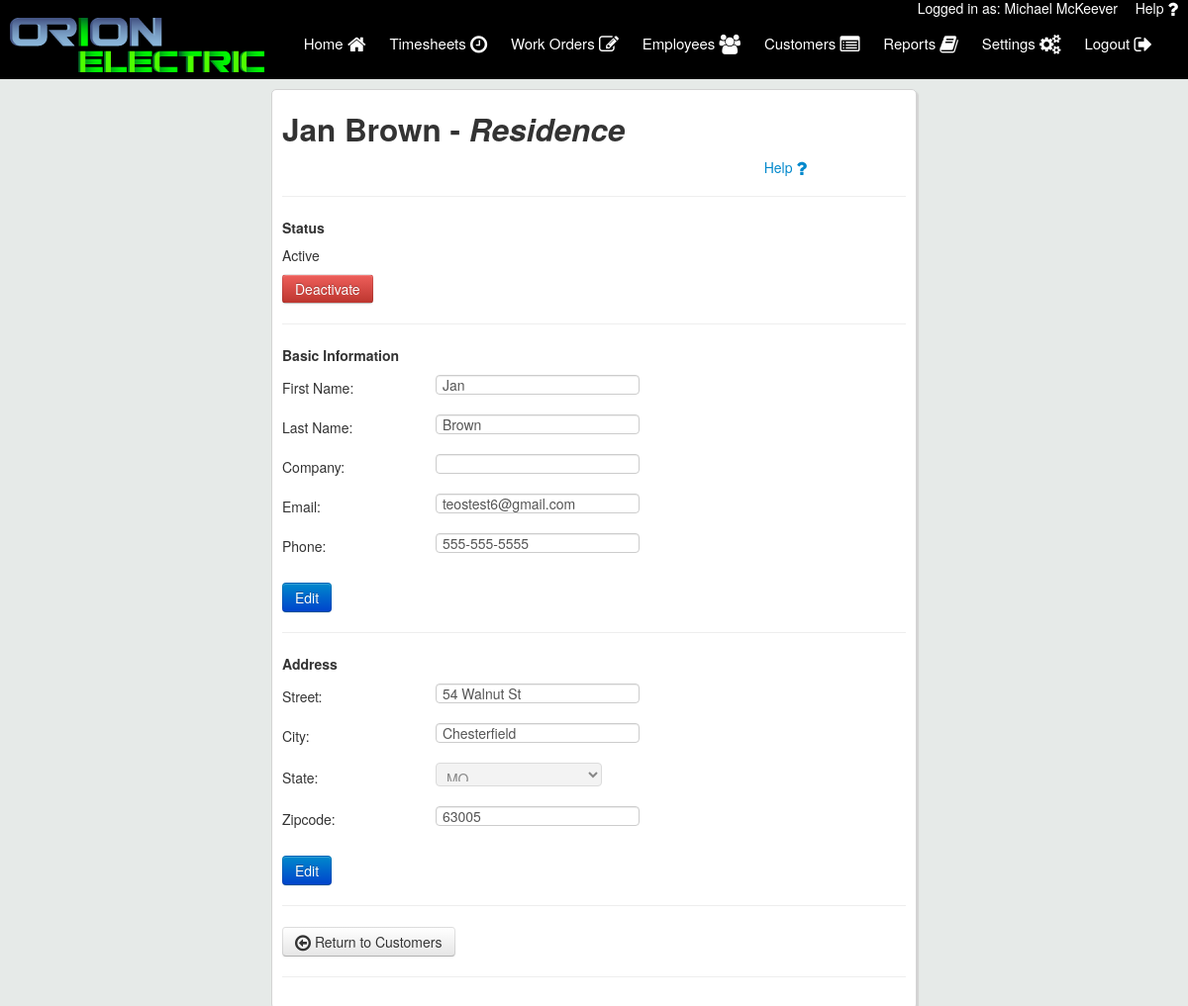
Screenshot of /customer_details.php?cust_id=1 (signed in) with the database file from the repository.
### tables this page shows
CREATE TABLE `users` (
  `user_id` int(11) NOT NULL,
  `first_name` varchar(50) NOT NULL,
  `last_name` varchar(50) NOT NULL,
  `email` varchar(50) NOT NULL,
  `username` varchar(50) NOT NULL,
  `password` varchar(50) NOT NULL,
  `emp_num` int(11) NOT NULL,
  `is_tech` varchar(3) NOT NULL,
  `is_admin` varchar(3) NOT NULL,
  `user_phone` varchar(12) NOT NULL,
  `is_deleted` varchar(3) NOT NULL
);

CREATE TABLE `customers` (
  `cust_id` int(11) NOT NULL,
  `last_name` varchar(25) NOT NULL,
  `first_name` varchar(25) NOT NULL,
  `street` varchar(25) NOT NULL,
  `city` varchar(25) NOT NULL,
  `state` varchar(2) NOT NULL DEFAULT 'MO',
  `zip` int(5) NOT NULL,
  `company_name` varchar(25) NOT NULL,
  `cust_email` varchar(50) NOT NULL,
  `cust_phone` varchar(12) NOT NULL,
  `date_created` date NOT NULL,
  `time_created` time NOT NULL,
  `is_deleted` varchar(3) NOT NULL
);

### customer_details.php (the view, shortened to what this page needs)
<?php
    include("includes/header.php");
    include("includes/form_handlers/customer_details_handler.php");
?>
    <div class="main_column column">
        <h2><?php echo $firstName . ' ' . $lastName; ?> - <?php echo $companyDisplay; ?></h2>
        <a href="user_manual.pdf#page=20" target="_blank" style="float: right; padding: 0 100px;">Help <i class="fa fa-question fa-lg"></i></a><br>
        <hr>
        <h5>Status</h5>
        <p><?php echo $status; ?> </p>
        <p>
            <form active="customer_details.php?emp_id=<?php echo $custId; ?>" method="POST">
            <input type="submit" class="btn btn-danger" id="deactivate" name="deactivate" value="Deactivate">
            </form>
        </p>
        <hr>
        <h5>Basic Information</h5>
        <form active="customer_details.php?emp_id=<?php echo $custId; ?>" method="POST">
		    <p><label>First Name:</label> <input type="text" id="first_name" name="first_name" maxlength="25" required value="<?php echo $firstName; ?>" disabled></p>
		    <p><label>Last Name:</label> <input type="text" id="last_name" name="last_name" maxlength="25" required value="<?php echo $lastName; ?>" disabled></p>
		    <p><label>Company:</label> <input type="text" id="company" name="company" maxlength="25" value="<?php echo $company; ?>" disabled></p>
		    <p><label>Email:</label> <input type="email" id="email" name="email" maxlength="50" required value="<?php echo $email; ?>" disabled></p>
		    <p><label>Phone:</label> <input type="text" id="phone" name="phone" minlength="12" maxlength="12" required value="<?php echo $phone; ?>" disabled></p>
        </form>
        <p><button type="button" class="btn btn-primary" id="edit_basic">Edit</button></p>
        <hr>
        <h5>Address</h5>
        <form active="customer_details.php?emp_id=<?php echo $custId; ?>" method="POST">
	        <p><label>Street:</label> <input type="text" id="street" name="street" maxlength="25" pattern="[A-Za-z0-9'. ]{1,25}" title="Please any of the following characters: A-Z a-z 0-9 ' . " required value="<?php echo $street; ?>" disabled></p>
	        <p><label>City:</label> <input type="text" id="city" name="city" maxlength="25" pattern="[A-Za-z0-9'. ]{1,25}" title="Please any of the following characters: A-Z a-z 0-9 ' . " required value="<?php echo $city; ?>" disabled></p>
            <p><label>State:</label>
            <select name="state" id="state" disabled>
                            <option value="MO">MO</option>
                        </select>
        </p>
	        <p><label>Zipcode:</label> <input type="text" id="zip" name="zip" maxlength="5" value="<?php echo $zip; ?>" disabled></p>
    	</form>
        <p><button type="button" class="btn btn-primary" id="edit_address">Edit</button></p>
	    <hr>
	    <a href="customers.php">
	        <button type="button" class="btn btn-secondary">
	        <i class="fa fa-arrow-circle-o-left fa-lg"></i> Return to Customers
	        </button>
	    </a>
        <hr>
    </div>
</div>
</body>
</html>

### includes/header.php (shortened to what this page needs)
<?php
    require 'config/config.php';
    if (isset($_SESSION['username'])){
        $userLoggedIn = $_SESSION['username'];
		$user_details_query = mysqli_query($con,"SELECT * FROM users WHERE username='$userLoggedIn' AND is_deleted='no'");
		if(mysqli_num_rows($user_details_query)==1){
			$user = mysqli_fetch_array($user_details_query);
		}else{
			unset($_SESSION['username']);
			header("Location: login.php");
		}
    }
    else {
        header("Location: login.php");
    }
?>
<html>
<head>
	<link rel="stylesheet" type="text/css" href="//maxcdn.bootstrapcdn.com/font-awesome/4.3.0/css/font-awesome.min.css">
    <link rel="stylesheet" type="text/css" href="assets/css/bootstrap.css">
	<link rel="stylesheet" type="text/css" href="assets/css/style.css">
	<link rel="stylesheet" type="text/css" href="assets/css/jquery-ui.min.css">
</head>
<body>
	<div class="user_logged">
		Logged in as: <?php echo $user['first_name'] .' ' . $user['last_name'];?>&nbsp;&nbsp;
		<a href="user_manual.pdf" target="_blank" style="float: right; padding: 0 10px; color: #fff; ">Help <i class="fa fa-question fa-lg"></i></a>
	</div>
    <div class="top_bar">
		<div class="logo">
			<a href="index.php"><img src="assets/logos/orionelectric.png"></a>
		</div>
		<nav id="desktop">
			<ul>
			<a href="index.php">
				Home <i class="fa fa-home fa-lg"></i>
			</a>
			<a href="timesheets.php">
				Timesheets <i class="fa fa-clock-o fa-lg"></i>
            </a>
			<a href="workorders.php" id="workorder_nav" style="display: none;">
				Work Orders <i class="fa fa-pencil-square-o fa-lg"></i>
			</a>
			<a href="employees.php" id="emp_nav" style="display: none;">
				Employees <i class="fa fa-users fa-lg"></i>
			</a>
            <a href="customers.php" id="cust_nav" style="display: none;">
				Customers <i class="fa fa-list-alt fa-lg" ></i>
			</a>
            <a href="reports.php" id="rep_nav" style="display: none;">
				Reports <i class="fa fa-book fa-lg" ></i>
			</a>
			<a href="settings.php">
				Settings <i class="fa fa-cogs fa-lg"></i>
			</a>
			<a href="includes/handlers/logout.php">
				Logout <i class="fa fa-sign-out fa-lg"></i>
			</a>
		</ul>
		</nav>
	</div>
	<div class="wrapper">

### assets/css/style.css (style rules this page uses)
body { line-height: 17px; background-color: #e6eae8; }
.user_logged { width: 100%; background-color: black; color: #fff; text-align: right; position: fixed; height: 10px; z-index: 11; }
.top_bar { width: 100%; height: 70px; background-color: black; margin:10px 0 10px 0; display: inline-flex; position: fixed; z-index: 10; }
.logo img { margin-left: 10px; position: relative; top: 8px; z-index: 3; }
nav { float: right; right: 1px; position: absolute; margin: 25px; }
nav a { position: relative; color: #fff; text-decoration: none; font-size: 15px; padding: 25px 0; margin: -25px 10px; display: inline-block; height: 50px; }
.wrapper { margin: 0 auto; top: 90px; position: relative; padding: 0 10px; width: 75%; }
.column { background-color: #fff; padding: 10px; border: 1px solid #d3d3d3; border-radius: 5px; box-shadow: 2px 2px 1px #d3d3d3; z-index: -1; }
.main_column { margin: 0 auto; width: 70%; z-index: -1; min-height: 160px; }
form select { height: 24px; width: 12em; }
label { min-width: 150px; display: inline-block; padding-right: 1px; }
input:read-only { background-color: #fff; cursor: pointer; }

### rows the page displays
users: first_name "Michael", last_name "McKeever"
customers: first_name "Jan", last_name "Brown", is_deleted "Active", email "teostest6@gmail.com", phone "555-555-5555", street "54 Walnut St", city "Chesterfield", zip "63005"
